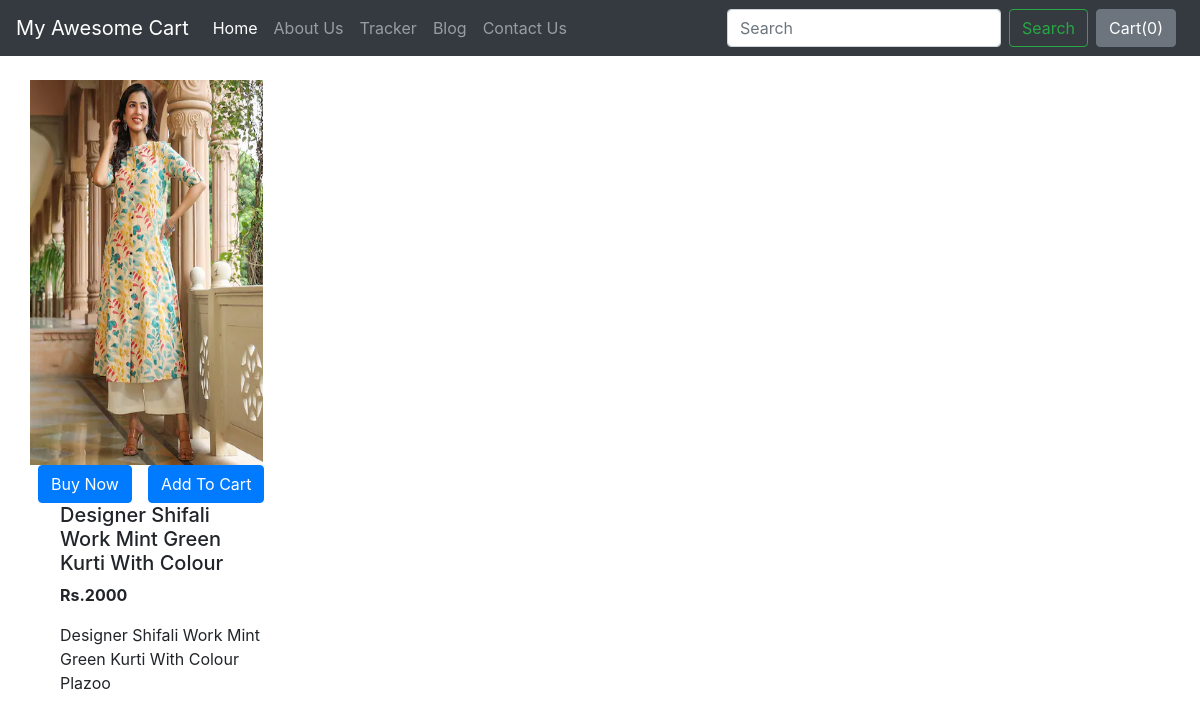
Screenshot of /shop/products/2 with the database file from the repository.
### shop/models.py (models this page shows, shortened)
class Product(models.Model):
    product_id = models.AutoField
    product_name = models.CharField(max_length=50)
    category = models.CharField(max_length=50, default="")
    subcategory = models.CharField(max_length=50, default="")
    price = models.IntegerField(default=0)
    desc = models.CharField(max_length=300)
    pub_date = models.DateField()
    image = models.ImageField(upload_to='shop/images', default="")

### shop/views.py (the view)
# urls.py: path("products/<int:myid>",views.productView, name="ProductView"),
def productView(request, myid):
    product = Product.objects.filter(id=myid)
    return render(request, 'shop/prodView.html', {'product':product[0]})

### shop/templates/shop/prodView.html (shortened to what this page needs)
{% extends 'shop/basic.html' %}
{% block body %}
<div class="container my-4">
    <div class="row">
        <div class="col-md-4">
            <div class="row">
                <img src="/media/{{product.image}}" width="233px" height="385px">
            </div>
            <div class="row">
                <button class="btn btn-primary mx-2"> Buy Now</button>
                <button class="btn btn-primary mx-2 "> Add To Cart</button>
            </div>
            <div class="col-md-8">
                <h5>{{product.product_name}}</h5>
                <p><b>Rs.{{product.price}}</b></p>
                <p>{{product.desc}}</p>
            </div>
        </div>
    </div>
        {% endblock %}

### rows the page displays
Product: image (picture), product_name "Designer Shifali Work Mint Green Kurti With Colour", price "2000", desc "Designer Shifali Work Mint Green Kurti With Colour Plazoo"
